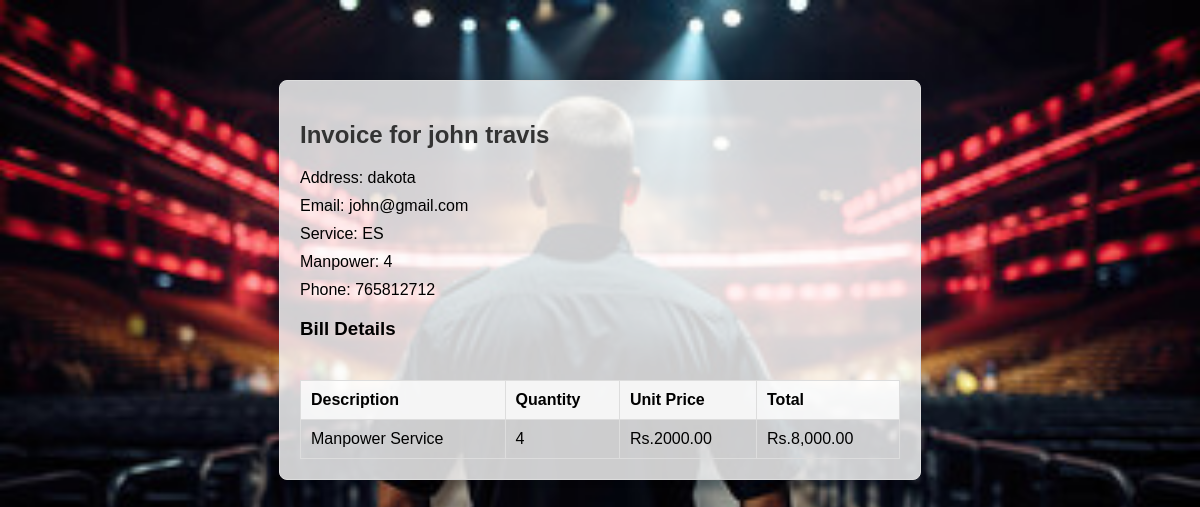
The app's page /login/invoice.php?customerId=19 with its own data.
### tables this page shows
CREATE TABLE `custlist` (
  `id` int(10) NOT NULL,
  `name` varchar(50) NOT NULL,
  `address` varchar(100) NOT NULL,
  `email` varchar(30) NOT NULL,
  `service` varchar(30) NOT NULL,
  `manpower` int(10) NOT NULL,
  `phone` int(10) NOT NULL
);

### login/invoice.php (the view, shortened to what this page needs)
<?php
$host = "localhost";
$username = "root";
$password = "";
$database = "dboshs";
$conn = new mysqli($host, $username, $password, $database);
if (isset($_GET['customerId'])) {
    $customerId = $_GET['customerId'];
    $invoiceQuery = "SELECT * FROM custlist WHERE id = $customerId";
    $invoiceResult = $conn->query($invoiceQuery);
    if ($invoiceResult->num_rows > 0) {
        $row = $invoiceResult->fetch_assoc();
        $invoiceContent = "
        <html lang='en'>
        <head>
            <title>Invoice for {$row['name']}</title>
        </head>
        <body>
            <div class='invoice'>
                <h2>Invoice for {$row['name']}</h2>
                <p>Address: {$row['address']}</p>
                <p>Email: {$row['email']}</p>
                <p>Service: {$row['service']}</p>
                <p>Manpower: {$row['manpower']}</p>
                <p>Phone: {$row['phone']}</p>
                <h3>Bill Details</h3>
                <table>
                    <thead>
                        <tr>
                            <th>Description</th>
                            <th>Quantity</th>
                            <th>Unit Price</th>
                            <th>Total</th>
                        </tr>
                    </thead>
                    <tbody>
                        <tr>
                            <td>Manpower Service</td>
                            <td>{$row['manpower']}</td>
                            <td> Rs.2000.00</td>
                            <td>Rs." . number_format($row['manpower'] * 2000, 2) . "</td>
                        </tr>
                    </tbody>
                </table>
            </div>
        </body>
        </html>
        ";
        echo $invoiceContent;
    } else {
        echo "Customer not found.";
    }
} else {
    echo "Invalid request.";
}

### login/invoice.php (style rules this page uses)
body { margin: 0; padding: 0; background-image: url('img/g2.jpg'); background-size: cover; background-position: center; background-repeat: no-repeat; height: 90vh; font-family: Arial, sans-serif; background-color: rgba(0, 0, 0, 0.7); }
.invoice { max-width: 600px; margin: 80px auto; padding: 20px; background-color:rgba(255, 255, 255, 0.8); border: 1px solid #ddd; border-radius: 8px; box-shadow: 0 0 10px rgba(0, 0, 0, 0.1); }
h2 { color: #333; }
p { margin: 0; margin-bottom: 10px; }
table { width: 100%; border-collapse: collapse; margin-top: 40px; }
th, td { border: 1px solid #ddd; padding: 10px; text-align: left; }
th { background-color: rgba(255, 255, 255, 0.8); }

### records on screen
custlist: name "john travis", address "dakota", email "john@gmail.com", service "ES", manpower "4", phone "765812712", $row['manpower']*2000 "8,000.00"
